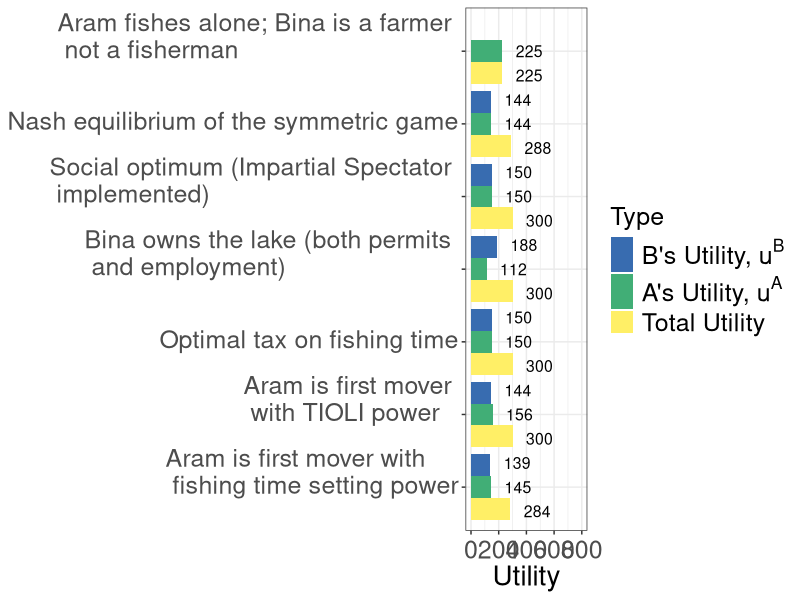
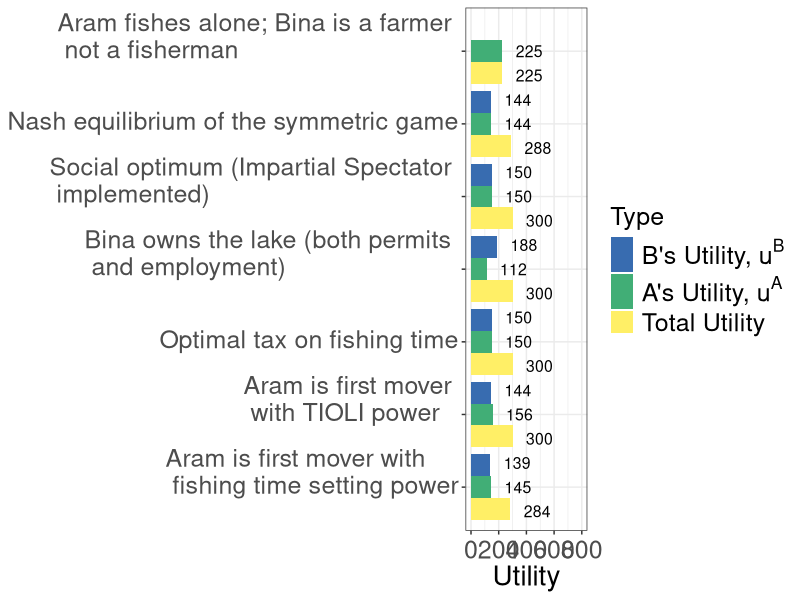

Recreate these plots in R, in order.
library(tidyverse)
par(mar =  c(10, 10, 4, 4))
ua <- c(225, 144, 150, 112, 150,156,145)
ub <- c(NA, 144, 150, 188, 150,144,139)
point <- c("1", "2", "3", "4", "5","6","7")
totalu <- c(225, 288, 300, 300, 300,300,284)
df <- tibble(point, ua, ub, totalu)
dfnar <- 
  df %>% 
  gather(type, Utility, -point) %>% 
  arrange(point)
xaxislabs <- c("a",  "b",  expression(paste(t^A)), expression(paste(t^B)), "z")
x1 <- c(expression(paste("Aram fishes alone; \n Bina is a farmer \n not a fisherman")))
x2 <- c(expression(paste("Nash equilibrium of \n the symmetric  game")))
x3 <- c(expression(paste("Social optimum (Impartial Spectator \n implemented)")))
x4 <- c(expression(paste("Bina owns the lake (both permits \n and employment)")))
x5 <- c(expression(paste("Optimal tax on fishing time")))
x6 <- c(expression(paste("Aram is first mover \n with TIOLI power")))
x7 <- c(expression(paste("Aram is first mover with \n fishing time setting power")))
dfplot <-
  dfnar %>%
  mutate(point = factor(point, levels = c("1", "2", "3", "4", "5","6","7")),
         type = factor(type, levels = c("ua","ub", "totalu")))

dfnar$point <- factor(dfnar$point, levels = c("7", "6", "5", "4", "3","2","1"))

plot1 <- dfnar %>% 
  ggplot(aes(x = point, y = Utility)) +
  geom_bar(aes(group = type, fill = type), stat = "identity", position = position_dodge()) + 
  #geom_text(aes(x=point,y=Utility,label=Utility),vjust=90) + 
  #geom_text(aes(x = point, y = Utility, label = Utility)) +
  #scale_x_discrete(labels = xaxislabs) + 
  scale_x_discrete(labels=c("1" = "Aram fishes alone; Bina is a farmer \n not a fisherman", "2" = "Nash equilibrium of the symmetric game",
                            "3" = "Social optimum (Impartial Spectator \n implemented)", "4" = x4, "5" = x5, "6" = x6, "7" = x7)) +
  scale_y_continuous(breaks = seq(0,800,200),
                     labels = seq(0,800,200),
                     limits = c(0,800)) +
  scale_fill_manual(values=c("#386cb0","#41AE76","#FFEF66"), 
                    name = "Type",
                    breaks = c("ub","ua", "totalu"), 
                    labels = c(expression(paste("B's Utility, ", u^B)), expression(paste("A's Utility, ", u^A)), paste("Total Utility")))+
  #xlab("Point in the Edgeworth Box") + 
  theme_bw() +
  theme(legend.position = "right",
        legend.text.align = 0,
        axis.title = element_text(size = 20),
        axis.title.y = element_blank(),
        axis.text.y = element_text(size = 18),
        #legend.title = element_text(size = 16),
        legend.text = element_text(size = 18),
        legend.title = element_text(size = 18),
        axis.text.x  = element_text(vjust = 0.5, size = 18)) + 
  geom_text(
    aes(x = point, y = Utility, label = Utility, group = type), 
    hjust = -0.5, size = 4,
    position = position_dodge(width = 1),
    inherit.aes = TRUE
  ) + 
  coord_flip() 
plot1 



ggsave("coordination_failures/bargraph.pdf", plot1, width = 11, height = 7)

# scale_fill_discrete(name = "", 
#                     breaks = c("ua", "ub", "totalu"), 
#                     labels = c(expression(paste("A's Utility, ", u^A)), expression(paste("B's Utility, ",u^B), "Total Utility"))
# ) +
#   scale_color_discrete(name = "", 
#                        breaks = c("ua", "ub", "totalu"), 
#                        labels = c(expression(paste("A's Utility, ", u^A)), expression(paste("B's Utility, ",u^B), "Total Utility"))
#   ) +
